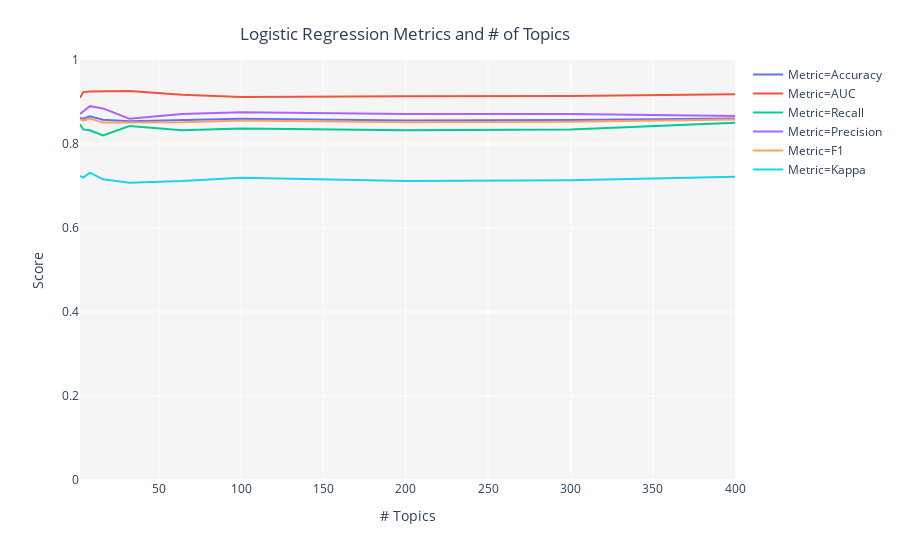

The code cell stored with this chart in its notebook:
### Code cell
tuned_classsification = tune_model(model='lda', multi_core=True, supervised_target='status')

### Figure 1 — Plotly figure (JSON) as saved in the notebook; plotly's stock layout.template omitted (floating-point values rounded to 4 significant figures)
{"data": [{"hoverlabel": {"namelength": 0}, "hovertemplate": "Metric=Accuracy<br># Topics=%{x}<br>Score=%{y}", "legendgroup": "Metric=Accuracy", "line": {"color": "#636efa", "dash": "solid", "shape": "linear"}, "mode": "lines", "name": "Metric=Accuracy", "showlegend": true, "type": "scatter", "x": [2, 4, 8, 16, 32, 64, 100, 200, 300, 400], "xaxis": "x", "y": [0.862, 0.86, 0.866, 0.858, 0.854, 0.856, 0.86, 0.856, 0.857, 0.861], "yaxis": "y"}, {"hoverlabel": {"namelength": 0}, "hovertemplate": "Metric=AUC<br># Topics=%{x}<br>Score=%{y}", "legendgroup": "Metric=AUC", "line": {"color": "#EF553B", "dash": "solid", "shape": "linear"}, "mode": "lines", "name": "Metric=AUC", "showlegend": true, "type": "scatter", "x": [2, 4, 8, 16, 32, 64, 100, 200, 300, 400], "xaxis": "x", "y": [0.9102, 0.9236, 0.9251, 0.9253, 0.9261, 0.917, 0.9121, 0.9138, 0.9146, 0.9182], "yaxis": "y"}, {"hoverlabel": {"namelength": 0}, "hovertemplate": "Metric=Recall<br># Topics=%{x}<br>Score=%{y}", "legendgroup": "Metric=Recall", "line": {"color": "#00cc96", "dash": "solid", "shape": "linear"}, "mode": "lines", "name": "Metric=Recall", "showlegend": true, "type": "scatter", "x": [2, 4, 8, 16, 32, 64, 100, 200, 300, 400], "xaxis": "x", "y": [0.8468, 0.8347, 0.8327, 0.8206, 0.8427, 0.8327, 0.8367, 0.8327, 0.8347, 0.8508], "yaxis": "y"}, {"hoverlabel": {"namelength": 0}, "hovertemplate": "Metric=Precision<br># Topics=%{x}<br>Score=%{y}", "legendgroup": "Metric=Precision", "line": {"color": "#ab63fa", "dash": "solid", "shape": "linear"}, "mode": "lines", "name": "Metric=Precision", "showlegend": true, "type": "scatter", "x": [2, 4, 8, 16, 32, 64, 100, 200, 300, 400], "xaxis": "x", "y": [0.8714, 0.8771, 0.8901, 0.8848, 0.8601, 0.8713, 0.8755, 0.8713, 0.8716, 0.8665], "yaxis": "y"}, {"hoverlabel": {"namelength": 0}, "hovertemplate": "Metric=F1<br># Topics=%{x}<br>Score=%{y}", "legendgroup": "Metric=F1", "line": {"color": "#FFA15A", "dash": "solid", "shape": "linear"}, "mode": "lines", "name": "Metric=F1", "showlegend": true, "type": "scatter", "x": [2, 4, 8, 16, 32, 64, 100, 200, 300, 400], "xaxis": "x", "y": [0.8589, 0.8554, 0.8604, 0.8515, 0.8513, 0.8515, 0.8557, 0.8515, 0.8527, 0.8586], "yaxis": "y"}, {"hoverlabel": {"namelength": 0}, "hovertemplate": "Metric=Kappa<br># Topics=%{x}<br>Score=%{y}", "legendgroup": "Metric=Kappa", "line": {"color": "#19d3f3", "dash": "solid", "shape": "linear"}, "mode": "lines", "name": "Metric=Kappa", "showlegend": true, "type": "scatter", "x": [2, 4, 8, 16, 32, 64, 100, 200, 300, 400], "xaxis": "x", "y": [0.7239, 0.7199, 0.7318, 0.7158, 0.7079, 0.7119, 0.7199, 0.7119, 0.7139, 0.7219], "yaxis": "y"}], "layout": {"legend": {"tracegroupgap": 0}, "margin": {"t": 60}, "plot_bgcolor": "rgb(245,245,245)", "title": {"text": "Logistic Regression Metrics and # of Topics", "x": 0.45, "xanchor": "center", "y": 0.95, "yanchor": "top"}, "xaxis": {"anchor": "y", "domain": [0, 1], "title": {"text": "# Topics"}}, "yaxis": {"anchor": "x", "domain": [0, 1], "range": [0, 1], "title": {"text": "Score"}}}}
